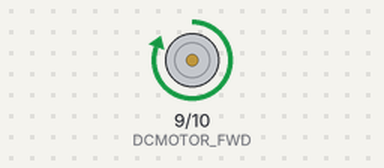
The sketch below on a simulated Arduino Uno, built with avr-gcc and run on an emulated ATmega328P. On the bench: motor-driver pin pairs drawn as motors (green arrow = first pin HIGH = forward, orange = second pin HIGH = backward, longer = more drive).

Above: at 1.0 s.
At 5.0 s:
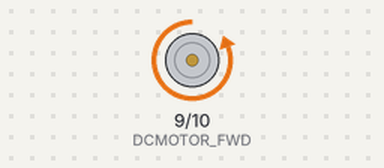
At 7.0 s:
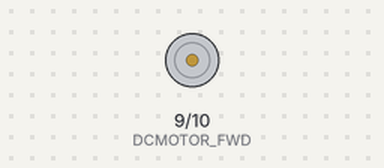
Timing chart, 0 to 10.4 s (numbered marks = the images above):
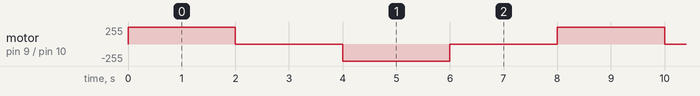

Measured:
- by itself, motor on pin 9 (DCMOTOR_FWD) / pin 10 (DCMOTOR_BWD): repeats every 8.0 s: stopped 2.0 s, backward 255/255 2.0 s, stopped 2.0 s, forward 255/255 2.0 s

The sketch:

ex03_02_06.ino
```cpp
#define DCMOTOR_FWD 9
#define DCMOTOR_BWD 10

void setup() {
  pinMode(DCMOTOR_FWD, OUTPUT);
  pinMode(DCMOTOR_BWD, OUTPUT);
}

void loop() {
  digitalWrite(DCMOTOR_FWD, 1);     // 정방향 회전
  digitalWrite(DCMOTOR_BWD, 0);
  delay(2000);
  digitalWrite(DCMOTOR_FWD, 0);     // 정지
  digitalWrite(DCMOTOR_BWD, 0);
  delay(2000);
  digitalWrite(DCMOTOR_FWD, 0);     // 역방향 회전
  digitalWrite(DCMOTOR_BWD, 1);
  delay(2000);
  digitalWrite(DCMOTOR_FWD, 0);     // 정지
  digitalWrite(DCMOTOR_BWD, 0);
  delay(2000);
}
```
